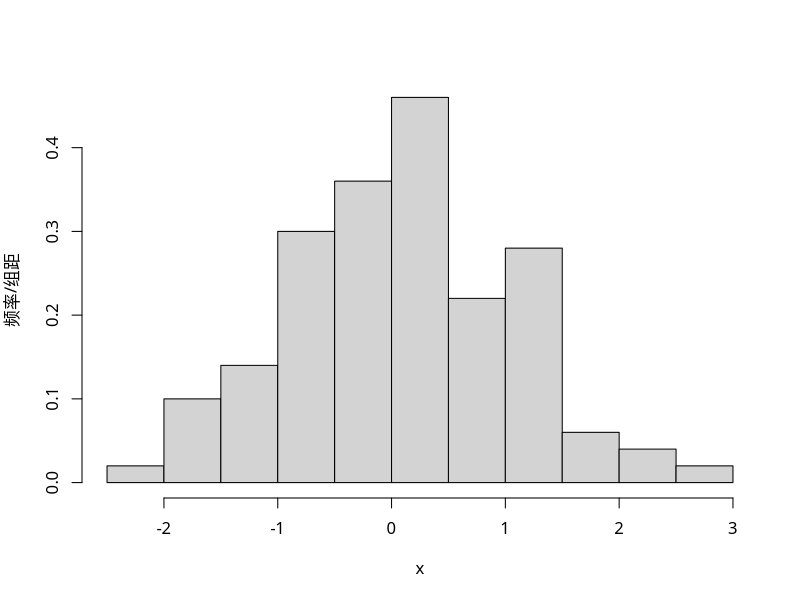
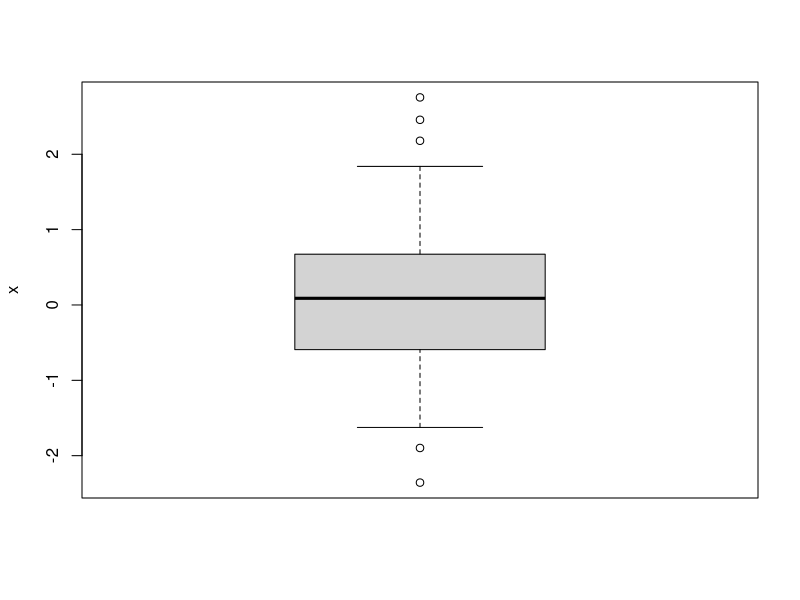

These charts were generated, in order, by the following R code:
## ---- chunk 1
x = rnorm(100)
x_bar = mean(x)
x_0.5 = quantile(x, 0.5)
# k = log2(100)
# k
# g = seq(-5, 5, k)
hist(x, freq = F, main = "", xlab = "x", ylab = "频率/组距", family = "Kai")
boxplot(x, range = 1, ylab = "x")
